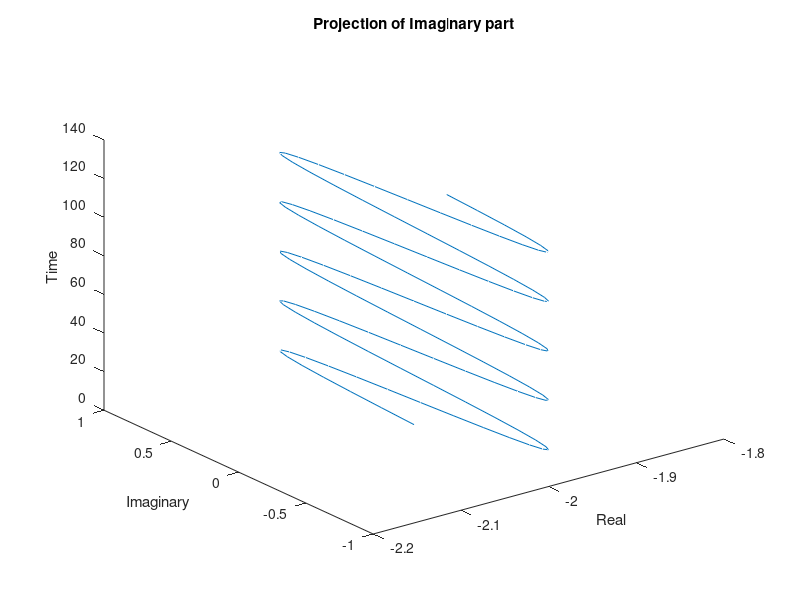

MATLAB code for this plot:
clear;
N = 128;
t = N-1:-1:0;
w = 2*pi;
M = 5;

xr = cos(w*t*M/N);
xi = sin(w*t*M/N);

plot(t,xr,'b',t,xi,'r');
%plot2d(t',[xr',xi'],style=[3,5]);
waitforbuttonpress;
clf;

%xi = imult(sin(w*t2*M/N));

%plot(xr);
%plot(xi);

%xttemp = [xr'  xi']; % cos(wt) + jsin(wt)
figure(1);

plot3(xr,xi,t); % spiral of cos(wt) + jsin(wt)
xlabel('Real');
ylabel('Imaginary');
zlabel('Time');

%set("figure_style","new");
%f=get("current_figure");
%f.figure_name="Spiral propigation z(t) = cos(t) + jsin(t)";
%e=gce(); // gets the parent name of the current plot
%e.line_style=1;
%e.thickness=2; // thickens the curve
%e.foreground=2; // blue
%b=get("current_axes");
%b.x_location = "top";
%b.y_location = "left";
%b.data_bounds = [-3,-3,-3;3,3,N-1];


waitforbuttonpress;  %wait for mouse click
%[x,y]=geom3d(xr, xi, t);
%xpoly(x,y,"lines")

N = 128;
t = N-1:-1:0;
w = 2*pi;
M = 5;

xr = cos(w*t*M/N);% real part
xi = sin(w*t*M/N);% imag part

for i = 1:N,
 iar(i) = -2;
 end;
iar = iar';

plot3(xr,iar,t); %draws the projection of %Xr (red)
title('Projection of Real part');
xlabel('Real');
ylabel('Imaginary');
zlabel('Time');
waitforbuttonpress;
%param3d(xr,iar,t,46,4,"Real@Imag@Time"); %draws the projection of %Xr (red)
%set("figure_style","new");
%f=get("current_figure");
%f.figure_name="Projection of Real part";
%e=gce();
%e.thickness=1; // thickens the curve
%e.line_style=2; // type of line
%e.foreground=5; // color of line


plot3(iar,xi,t); 
%param3d(iar,xi,t,46,4,"Real@Imag@Time");
%set("figure_style","new");
%f=get("current_figure");
title('Projection of Imaginary part');
xlabel('Real');
ylabel('Imaginary');
zlabel('Time');
%e=gce();
%e.thickness=1; // thickens the curve
%e.line_style=3;
%e.foreground=3;



